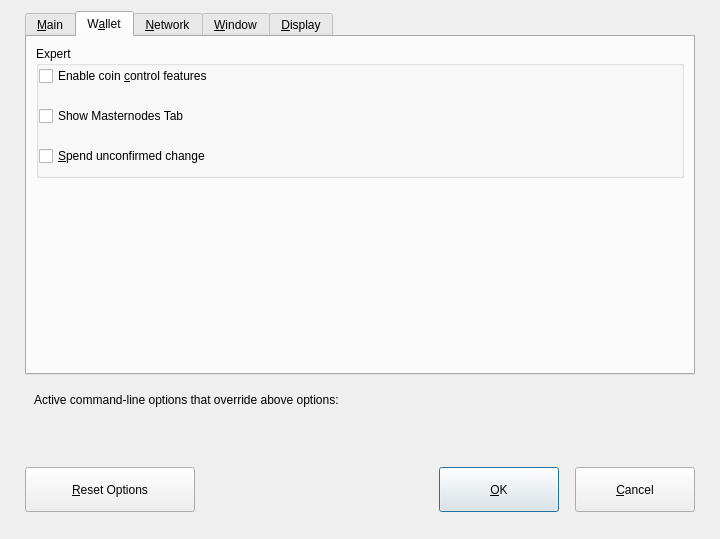
<?xml version="1.0" encoding="UTF-8"?>
<ui version="4.0">
 <class>OptionsDialog</class>
 <widget class="QDialog" name="OptionsDialog">
  <property name="geometry">
   <rect>
    <x>0</x>
    <y>0</y>
    <width>720</width>
    <height>539</height>
   </rect>
  </property>
  <property name="windowTitle">
   <string>Options</string>
  </property>
  <property name="modal">
   <bool>true</bool>
  </property>
  <layout class="QVBoxLayout" name="verticalLayout">
   <property name="leftMargin">
    <number>25</number>
   </property>
   <property name="rightMargin">
    <number>25</number>
   </property>
   <property name="bottomMargin">
    <number>25</number>
   </property>
   <item>
    <widget class="QTabWidget" name="tabWidget">
     <property name="currentIndex">
      <number>1</number>
     </property>
     <widget class="QWidget" name="tabMain">
      <attribute name="title">
       <string>&amp;Main</string>
      </attribute>
      <layout class="QVBoxLayout" name="verticalLayout_Main">
       <item>
        <widget class="QCheckBox" name="bitcoinAtStartup">
         <property name="toolTip">
          <string>Automatically start DogeCash after logging in to the system.</string>
         </property>
         <property name="text">
          <string>&amp;Start DogeCash on system login</string>
         </property>
        </widget>
       </item>
       <item>
        <layout class="QHBoxLayout" name="horizontalLayout_2_Main">
         <item>
          <widget class="QLabel" name="databaseCacheLabel">
           <property name="text">
            <string>Size of &amp;database cache</string>
           </property>
           <property name="textFormat">
            <enum>Qt::PlainText</enum>
           </property>
           <property name="buddy">
            <cstring>databaseCache</cstring>
           </property>
          </widget>
         </item>
         <item>
          <spacer name="horizontalSpacer_2_Main">
           <property name="orientation">
            <enum>Qt::Horizontal</enum>
           </property>
           <property name="sizeHint" stdset="0">
            <size>
             <width>40</width>
             <height>20</height>
            </size>
           </property>
          </spacer>
         </item>
         <item>
          <widget class="QSpinBox" name="databaseCache">
           <property name="minimumSize">
            <size>
             <width>0</width>
             <height>0</height>
            </size>
           </property>
           <property name="buttonSymbols">
            <enum>QAbstractSpinBox::NoButtons</enum>
           </property>
          </widget>
         </item>
        </layout>
       </item>
       <item>
        <layout class="QHBoxLayout" name="horizontalLayout_3_Main">
         <item>
          <widget class="QLabel" name="threadsScriptVerifLabel">
           <property name="text">
            <string>Number of script &amp;verification threads</string>
           </property>
           <property name="textFormat">
            <enum>Qt::PlainText</enum>
           </property>
           <property name="buddy">
            <cstring>threadsScriptVerif</cstring>
           </property>
          </widget>
         </item>
         <item>
          <spacer name="horizontalSpacer_3_Main">
           <property name="orientation">
            <enum>Qt::Horizontal</enum>
           </property>
           <property name="sizeHint" stdset="0">
            <size>
             <width>40</width>
             <height>20</height>
            </size>
           </property>
          </spacer>
         </item>
         <item>
          <widget class="QSpinBox" name="threadsScriptVerif">
           <property name="toolTip">
            <string>(0 = auto, &lt;0 = leave that many cores free)</string>
           </property>
           <property name="buttonSymbols">
            <enum>QAbstractSpinBox::NoButtons</enum>
           </property>
          </widget>
         </item>
        </layout>
       </item>
       <item>
        <spacer name="verticalSpacer_2">
         <property name="orientation">
          <enum>Qt::Vertical</enum>
         </property>
         <property name="sizeHint" stdset="0">
          <size>
           <width>20</width>
           <height>40</height>
          </size>
         </property>
        </spacer>
       </item>
       <item>
        <layout class="QHBoxLayout" name="horizontalLayout_3">
         <item>
          <widget class="QLabel" name="percentage_label">
           <property name="toolTip">
            <string>Percentage of incoming DOGEC which get automatically converted to zDOGEC via Zerocoin Protocol (min: 10%)</string>
           </property>
           <property name="text">
            <string>Percentage of autominted zDOGEC</string>
           </property>
          </widget>
         </item>
         <item>
          <spacer name="horizontalSpacer">
           <property name="orientation">
            <enum>Qt::Horizontal</enum>
           </property>
           <property name="sizeHint" stdset="0">
            <size>
             <width>40</width>
             <height>20</height>
            </size>
           </property>
          </spacer>
         </item>
         <item>
          <widget class="QSpinBox" name="zeromintPercentage">
           <property name="buttonSymbols">
            <enum>QAbstractSpinBox::NoButtons</enum>
           </property>
           <property name="minimum">
            <number>10</number>
           </property>
           <property name="maximum">
            <number>100</number>
           </property>
          </widget>
         </item>
        </layout>
       </item>
       <item>
        <layout class="QHBoxLayout" name="horizontalLayout" stretch="0,0,0">
         <property name="sizeConstraint">
          <enum>QLayout::SetFixedSize</enum>
         </property>
         <item>
          <widget class="QLabel" name="labelPreferredDenom">
           <property name="maximumSize">
            <size>
             <width>16777215</width>
             <height>16777215</height>
            </size>
           </property>
           <property name="toolTip">
            <string>Wait with automatic conversion to Zerocoin until enough DOGEC for this denomination is available</string>
           </property>
           <property name="text">
            <string>Preferred Automint zDOGEC Denomination</string>
           </property>
          </widget>
         </item>
         <item>
          <spacer name="horizontalSpacer_3">
           <property name="orientation">
            <enum>Qt::Horizontal</enum>
           </property>
           <property name="sizeHint" stdset="0">
            <size>
             <width>40</width>
             <height>20</height>
            </size>
           </property>
          </spacer>
         </item>
         <item>
          <widget class="QComboBox" name="preferredDenom">
           <property name="maximumSize">
            <size>
             <width>16777215</width>
             <height>16777215</height>
            </size>
           </property>
           <property name="toolTip">
            <string>Wait with automatic conversion to Zerocoin until enough DOGEC for this denomination is available</string>
           </property>
           <property name="maxVisibleItems">
            <number>9</number>
           </property>
           <property name="maxCount">
            <number>9</number>
           </property>
          </widget>
         </item>
        </layout>
       </item>
      </layout>
     </widget>
     <widget class="QWidget" name="tabWallet">
      <attribute name="title">
       <string>W&amp;allet</string>
      </attribute>
      <layout class="QVBoxLayout" name="verticalLayout_Wallet">
       <item>
        <widget class="QGroupBox" name="groupBox">
         <property name="styleSheet">
          <string notr="true"/>
         </property>
         <property name="title">
          <string>Expert</string>
         </property>
         <property name="flat">
          <bool>false</bool>
         </property>
         <layout class="QVBoxLayout" name="verticalLayout_2">
          <property name="spacing">
           <number>20</number>
          </property>
          <property name="leftMargin">
           <number>0</number>
          </property>
          <property name="topMargin">
           <number>0</number>
          </property>
          <item>
           <widget class="QCheckBox" name="coinControlFeatures">
            <property name="toolTip">
             <string>Whether to show coin control features or not.</string>
            </property>
            <property name="text">
             <string>Enable coin &amp;control features</string>
            </property>
           </widget>
          </item>
          <item>
           <widget class="QCheckBox" name="showMasternodesTab">
            <property name="toolTip">
             <string>Show additional tab listing all your masternodes in first sub-tab&lt;br/&gt;and all masternodes on the network in second sub-tab.</string>
            </property>
            <property name="text">
             <string>Show Masternodes Tab</string>
            </property>
           </widget>
          </item>
          <item>
           <widget class="QCheckBox" name="spendZeroConfChange">
            <property name="toolTip">
             <string>If you disable the spending of unconfirmed change, the change from a transaction&lt;br/&gt;cannot be used until that transaction has at least one confirmation.&lt;br/&gt;This also affects how your balance is computed.</string>
            </property>
            <property name="text">
             <string>&amp;Spend unconfirmed change</string>
            </property>
           </widget>
          </item>
         </layout>
        </widget>
       </item>
       <item>
        <spacer name="verticalSpacer_Wallet">
         <property name="orientation">
          <enum>Qt::Vertical</enum>
         </property>
         <property name="sizeHint" stdset="0">
          <size>
           <width>20</width>
           <height>40</height>
          </size>
         </property>
        </spacer>
       </item>
      </layout>
     </widget>
     <widget class="QWidget" name="tabNetwork">
      <attribute name="title">
       <string>&amp;Network</string>
      </attribute>
      <layout class="QVBoxLayout" name="verticalLayout_Network">
       <item>
        <widget class="QCheckBox" name="mapPortUpnp">
         <property name="toolTip">
          <string>Automatically open the DogeCash client port on the router. This only works when your router supports UPnP and it is enabled.</string>
         </property>
         <property name="text">
          <string>Map port using &amp;UPnP</string>
         </property>
        </widget>
       </item>
       <item>
        <spacer name="verticalSpacer_3">
         <property name="orientation">
          <enum>Qt::Vertical</enum>
         </property>
         <property name="sizeType">
          <enum>QSizePolicy::Fixed</enum>
         </property>
         <property name="sizeHint" stdset="0">
          <size>
           <width>20</width>
           <height>10</height>
          </size>
         </property>
        </spacer>
       </item>
       <item>
        <widget class="QCheckBox" name="allowIncoming">
         <property name="toolTip">
          <string>Accept connections from outside</string>
         </property>
         <property name="text">
          <string>Allow incoming connections</string>
         </property>
        </widget>
       </item>
       <item>
        <spacer name="verticalSpacer_4">
         <property name="orientation">
          <enum>Qt::Vertical</enum>
         </property>
         <property name="sizeType">
          <enum>QSizePolicy::Fixed</enum>
         </property>
         <property name="sizeHint" stdset="0">
          <size>
           <width>20</width>
           <height>10</height>
          </size>
         </property>
        </spacer>
       </item>
       <item>
        <widget class="QCheckBox" name="connectSocks">
         <property name="toolTip">
          <string>Connect to the DogeCash network through a SOCKS5 proxy.</string>
         </property>
         <property name="text">
          <string>&amp;Connect through SOCKS5 proxy (default proxy):</string>
         </property>
        </widget>
       </item>
       <item>
        <spacer name="verticalSpacer_5">
         <property name="orientation">
          <enum>Qt::Vertical</enum>
         </property>
         <property name="sizeType">
          <enum>QSizePolicy::Fixed</enum>
         </property>
         <property name="sizeHint" stdset="0">
          <size>
           <width>20</width>
           <height>10</height>
          </size>
         </property>
        </spacer>
       </item>
       <item>
        <layout class="QHBoxLayout" name="horizontalLayout_1_Network">
         <item>
          <widget class="QLabel" name="proxyIpLabel">
           <property name="text">
            <string>Proxy &amp;IP:</string>
           </property>
           <property name="textFormat">
            <enum>Qt::PlainText</enum>
           </property>
           <property name="buddy">
            <cstring>proxyIp</cstring>
           </property>
          </widget>
         </item>
         <item>
          <spacer name="horizontalSpacer_4">
           <property name="orientation">
            <enum>Qt::Horizontal</enum>
           </property>
           <property name="sizeType">
            <enum>QSizePolicy::Fixed</enum>
           </property>
           <property name="sizeHint" stdset="0">
            <size>
             <width>10</width>
             <height>0</height>
            </size>
           </property>
          </spacer>
         </item>
         <item>
          <widget class="QValidatedLineEdit" name="proxyIp">
           <property name="minimumSize">
            <size>
             <width>140</width>
             <height>0</height>
            </size>
           </property>
           <property name="maximumSize">
            <size>
             <width>140</width>
             <height>16777215</height>
            </size>
           </property>
           <property name="toolTip">
            <string>IP address of the proxy (e.g. IPv4: 127.0.0.1 / IPv6: ::1)</string>
           </property>
          </widget>
         </item>
         <item>
          <spacer name="horizontalSpacer_5">
           <property name="orientation">
            <enum>Qt::Horizontal</enum>
           </property>
           <property name="sizeType">
            <enum>QSizePolicy::Fixed</enum>
           </property>
           <property name="sizeHint" stdset="0">
            <size>
             <width>20</width>
             <height>0</height>
            </size>
           </property>
          </spacer>
         </item>
         <item>
          <widget class="QLabel" name="proxyPortLabel">
           <property name="text">
            <string>&amp;Port:</string>
           </property>
           <property name="textFormat">
            <enum>Qt::PlainText</enum>
           </property>
           <property name="buddy">
            <cstring>proxyPort</cstring>
           </property>
          </widget>
         </item>
         <item>
          <spacer name="horizontalSpacer_6">
           <property name="orientation">
            <enum>Qt::Horizontal</enum>
           </property>
           <property name="sizeType">
            <enum>QSizePolicy::Fixed</enum>
           </property>
           <property name="sizeHint" stdset="0">
            <size>
             <width>10</width>
             <height>0</height>
            </size>
           </property>
          </spacer>
         </item>
         <item>
          <widget class="QLineEdit" name="proxyPort">
           <property name="minimumSize">
            <size>
             <width>55</width>
             <height>0</height>
            </size>
           </property>
           <property name="maximumSize">
            <size>
             <width>55</width>
             <height>16777215</height>
            </size>
           </property>
           <property name="toolTip">
            <string>Port of the proxy (e.g. 9050)</string>
           </property>
          </widget>
         </item>
         <item>
          <spacer name="horizontalSpacer_1_Network">
           <property name="orientation">
            <enum>Qt::Horizontal</enum>
           </property>
           <property name="sizeHint" stdset="0">
            <size>
             <width>40</width>
             <height>20</height>
            </size>
           </property>
          </spacer>
         </item>
        </layout>
       </item>
       <item>
        <spacer name="verticalSpacer_Network">
         <property name="orientation">
          <enum>Qt::Vertical</enum>
         </property>
         <property name="sizeHint" stdset="0">
          <size>
           <width>20</width>
           <height>40</height>
          </size>
         </property>
        </spacer>
       </item>
      </layout>
     </widget>
     <widget class="QWidget" name="tabWindow">
      <attribute name="title">
       <string>&amp;Window</string>
      </attribute>
      <layout class="QVBoxLayout" name="verticalLayout_Window">
       <item>
        <widget class="QCheckBox" name="minimizeToTray">
         <property name="toolTip">
          <string>Show only a tray icon after minimizing the window.</string>
         </property>
         <property name="text">
          <string>&amp;Minimize to the tray instead of the taskbar</string>
         </property>
        </widget>
       </item>
       <item>
        <spacer name="verticalSpacer_6">
         <property name="orientation">
          <enum>Qt::Vertical</enum>
         </property>
         <property name="sizeType">
          <enum>QSizePolicy::Fixed</enum>
         </property>
         <property name="sizeHint" stdset="0">
          <size>
           <width>20</width>
           <height>10</height>
          </size>
         </property>
        </spacer>
       </item>
       <item>
        <widget class="QCheckBox" name="minimizeOnClose">
         <property name="toolTip">
          <string>Minimize instead of exit the application when the window is closed. When this option is enabled, the application will be closed only after selecting Quit in the menu.</string>
         </property>
         <property name="text">
          <string>M&amp;inimize on close</string>
         </property>
        </widget>
       </item>
       <item>
        <spacer name="verticalSpacer_Window">
         <property name="orientation">
          <enum>Qt::Vertical</enum>
         </property>
         <property name="sizeHint" stdset="0">
          <size>
           <width>20</width>
           <height>40</height>
          </size>
         </property>
        </spacer>
       </item>
      </layout>
     </widget>
     <widget class="QWidget" name="tabDisplay">
      <attribute name="title">
       <string>&amp;Display</string>
      </attribute>
      <layout class="QVBoxLayout" name="verticalLayout_Display">
       <item>
        <layout class="QHBoxLayout" name="horizontalLayout_1_Display">
         <property name="bottomMargin">
          <number>10</number>
         </property>
         <item>
          <widget class="QLabel" name="langLabel">
           <property name="text">
            <string>User Interface &amp;language:</string>
           </property>
           <property name="textFormat">
            <enum>Qt::PlainText</enum>
           </property>
           <property name="buddy">
            <cstring>lang</cstring>
           </property>
          </widget>
         </item>
         <item>
          <spacer name="horizontalSpacer_7">
           <property name="orientation">
            <enum>Qt::Horizontal</enum>
           </property>
           <property name="sizeHint" stdset="0">
            <size>
             <width>40</width>
             <height>20</height>
            </size>
           </property>
          </spacer>
         </item>
         <item>
          <widget class="QValueComboBox" name="lang">
           <property name="toolTip">
            <string>The user interface language can be set here. This setting will take effect after restarting DogeCash.</string>
           </property>
          </widget>
         </item>
        </layout>
       </item>
       <item>
        <widget class="QLabel" name="label_3">
         <property name="toolTip">
          <string notr="true"/>
         </property>
         <property name="statusTip">
          <string notr="true"/>
         </property>
         <property name="whatsThis">
          <string notr="true"/>
         </property>
         <property name="accessibleName">
          <string notr="true"/>
         </property>
         <property name="text">
          <string>Language missing or translation incomplete? Help contributing translations here:
https://www.transifex.com/dogecash-project/dogecash-project-translations</string>
         </property>
         <property name="wordWrap">
          <bool>true</bool>
         </property>
         <property name="openExternalLinks">
          <bool>true</bool>
         </property>
         <property name="textInteractionFlags">
          <set>Qt::TextBrowserInteraction</set>
         </property>
        </widget>
       </item>
       <item>
        <layout class="QHBoxLayout" name="horizontalLayout_4_Display" stretch="0,0,0">
         <property name="topMargin">
          <number>10</number>
         </property>
         <item>
          <widget class="QLabel" name="themeLabel">
           <property name="text">
            <string>User Interface Theme:</string>
           </property>
          </widget>
         </item>
         <item>
          <spacer name="horizontalSpacer_8">
           <property name="orientation">
            <enum>Qt::Horizontal</enum>
           </property>
           <property name="sizeHint" stdset="0">
            <size>
             <width>40</width>
             <height>20</height>
            </size>
           </property>
          </spacer>
         </item>
         <item>
          <widget class="QValueComboBox" name="theme"/>
         </item>
        </layout>
       </item>
       <item>
        <widget class="Line" name="line">
         <property name="orientation">
          <enum>Qt::Horizontal</enum>
         </property>
        </widget>
       </item>
       <item>
        <layout class="QHBoxLayout" name="horizontalLayout_2_Display">
         <item>
          <widget class="QLabel" name="unitLabel">
           <property name="text">
            <string>&amp;Unit to show amounts in:</string>
           </property>
           <property name="textFormat">
            <enum>Qt::PlainText</enum>
           </property>
           <property name="buddy">
            <cstring>unit</cstring>
           </property>
          </widget>
         </item>
         <item>
          <spacer name="horizontalSpacer_9">
           <property name="orientation">
            <enum>Qt::Horizontal</enum>
           </property>
           <property name="sizeHint" stdset="0">
            <size>
             <width>40</width>
             <height>20</height>
            </size>
           </property>
          </spacer>
         </item>
         <item>
          <widget class="QValueComboBox" name="unit">
           <property name="toolTip">
            <string>Choose the default subdivision unit to show in the interface and when sending coins.</string>
           </property>
          </widget>
         </item>
        </layout>
       </item>
       <item>
        <layout class="QHBoxLayout" name="horizontalLayout_5_Display">
         <item>
          <widget class="QLabel" name="digitsLabel">
           <property name="text">
            <string>Decimal digits</string>
           </property>
          </widget>
         </item>
         <item>
          <spacer name="horizontalSpacer_10">
           <property name="orientation">
            <enum>Qt::Horizontal</enum>
           </property>
           <property name="sizeHint" stdset="0">
            <size>
             <width>40</width>
             <height>20</height>
            </size>
           </property>
          </spacer>
         </item>
         <item>
          <widget class="QValueComboBox" name="digits"/>
         </item>
        </layout>
       </item>
       <item>
        <layout class="QHBoxLayout" name="horizontalLayout_3_Display">
         <item>
          <widget class="QLabel" name="thirdPartyTxUrlsLabel">
           <property name="toolTip">
            <string>Third party URLs (e.g. a block explorer) that appear in the transactions tab as context menu items. %s in the URL is replaced by transaction hash. Multiple URLs are separated by vertical bar |.</string>
           </property>
           <property name="text">
            <string>Third party transaction URLs</string>
           </property>
           <property name="buddy">
            <cstring>thirdPartyTxUrls</cstring>
           </property>
          </widget>
         </item>
         <item>
          <spacer name="horizontalSpacer_11">
           <property name="orientation">
            <enum>Qt::Horizontal</enum>
           </property>
           <property name="sizeHint" stdset="0">
            <size>
             <width>40</width>
             <height>20</height>
            </size>
           </property>
          </spacer>
         </item>
         <item>
          <widget class="QLineEdit" name="thirdPartyTxUrls">
           <property name="toolTip">
            <string>Third party URLs (e.g. a block explorer) that appear in the transactions tab as context menu items. %s in the URL is replaced by transaction hash. Multiple URLs are separated by vertical bar |.</string>
           </property>
          </widget>
         </item>
        </layout>
       </item>
       <item>
        <spacer name="verticalSpacer">
         <property name="orientation">
          <enum>Qt::Vertical</enum>
         </property>
         <property name="sizeHint" stdset="0">
          <size>
           <width>20</width>
           <height>40</height>
          </size>
         </property>
        </spacer>
       </item>
      </layout>
     </widget>
    </widget>
   </item>
   <item>
    <widget class="QFrame" name="frame">
     <layout class="QVBoxLayout" name="verticalLayout_Bottom">
      <property name="bottomMargin">
       <number>20</number>
      </property>
      <item>
       <layout class="QHBoxLayout" name="horizontalLayout_Bottom">
        <property name="bottomMargin">
         <number>10</number>
        </property>
        <item>
         <widget class="QLabel" name="overriddenByCommandLineInfoLabel">
          <property name="text">
           <string>Active command-line options that override above options:</string>
          </property>
          <property name="textFormat">
           <enum>Qt::PlainText</enum>
          </property>
         </widget>
        </item>
        <item>
         <spacer name="horizontalSpacer_Bottom">
          <property name="orientation">
           <enum>Qt::Horizontal</enum>
          </property>
          <property name="sizeHint" stdset="0">
           <size>
            <width>40</width>
            <height>20</height>
           </size>
          </property>
         </spacer>
        </item>
       </layout>
      </item>
      <item>
       <widget class="QLabel" name="overriddenByCommandLineLabel">
        <property name="text">
         <string/>
        </property>
        <property name="textFormat">
         <enum>Qt::PlainText</enum>
        </property>
        <property name="wordWrap">
         <bool>true</bool>
        </property>
       </widget>
      </item>
     </layout>
    </widget>
   </item>
   <item>
    <layout class="QHBoxLayout" name="horizontalLayout_Buttons">
     <item>
      <widget class="QPushButton" name="resetButton">
       <property name="minimumSize">
        <size>
         <width>170</width>
         <height>45</height>
        </size>
       </property>
       <property name="maximumSize">
        <size>
         <width>16777215</width>
         <height>45</height>
        </size>
       </property>
       <property name="toolTip">
        <string>Reset all client options to default.</string>
       </property>
       <property name="text">
        <string>&amp;Reset Options</string>
       </property>
       <property name="autoDefault">
        <bool>false</bool>
       </property>
      </widget>
     </item>
     <item>
      <spacer name="horizontalSpacer_1">
       <property name="orientation">
        <enum>Qt::Horizontal</enum>
       </property>
       <property name="sizeHint" stdset="0">
        <size>
         <width>40</width>
         <height>48</height>
        </size>
       </property>
      </spacer>
     </item>
     <item>
      <widget class="QLabel" name="statusLabel">
       <property name="minimumSize">
        <size>
         <width>200</width>
         <height>0</height>
        </size>
       </property>
       <property name="font">
        <font>
         <weight>75</weight>
         <bold>true</bold>
        </font>
       </property>
       <property name="text">
        <string/>
       </property>
       <property name="textFormat">
        <enum>Qt::PlainText</enum>
       </property>
       <property name="wordWrap">
        <bool>true</bool>
       </property>
      </widget>
     </item>
     <item>
      <spacer name="horizontalSpacer_2">
       <property name="orientation">
        <enum>Qt::Horizontal</enum>
       </property>
       <property name="sizeHint" stdset="0">
        <size>
         <width>40</width>
         <height>48</height>
        </size>
       </property>
      </spacer>
     </item>
     <item>
      <widget class="QPushButton" name="okButton">
       <property name="minimumSize">
        <size>
         <width>120</width>
         <height>45</height>
        </size>
       </property>
       <property name="maximumSize">
        <size>
         <width>120</width>
         <height>45</height>
        </size>
       </property>
       <property name="text">
        <string>&amp;OK</string>
       </property>
       <property name="autoDefault">
        <bool>false</bool>
       </property>
       <property name="default">
        <bool>true</bool>
       </property>
      </widget>
     </item>
     <item>
      <spacer name="horizontalSpacer_12">
       <property name="orientation">
        <enum>Qt::Horizontal</enum>
       </property>
       <property name="sizeType">
        <enum>QSizePolicy::Fixed</enum>
       </property>
       <property name="sizeHint" stdset="0">
        <size>
         <width>10</width>
         <height>20</height>
        </size>
       </property>
      </spacer>
     </item>
     <item>
      <widget class="QPushButton" name="cancelButton">
       <property name="minimumSize">
        <size>
         <width>120</width>
         <height>45</height>
        </size>
       </property>
       <property name="maximumSize">
        <size>
         <width>120</width>
         <height>45</height>
        </size>
       </property>
       <property name="text">
        <string>&amp;Cancel</string>
       </property>
       <property name="autoDefault">
        <bool>false</bool>
       </property>
      </widget>
     </item>
    </layout>
   </item>
  </layout>
 </widget>
 <customwidgets>
  <customwidget>
   <class>QValidatedLineEdit</class>
   <extends>QLineEdit</extends>
   <header>qvalidatedlineedit.h</header>
  </customwidget>
  <customwidget>
   <class>QValueComboBox</class>
   <extends>QComboBox</extends>
   <header>qvaluecombobox.h</header>
  </customwidget>
 </customwidgets>
 <resources/>
 <connections/>
</ui>
